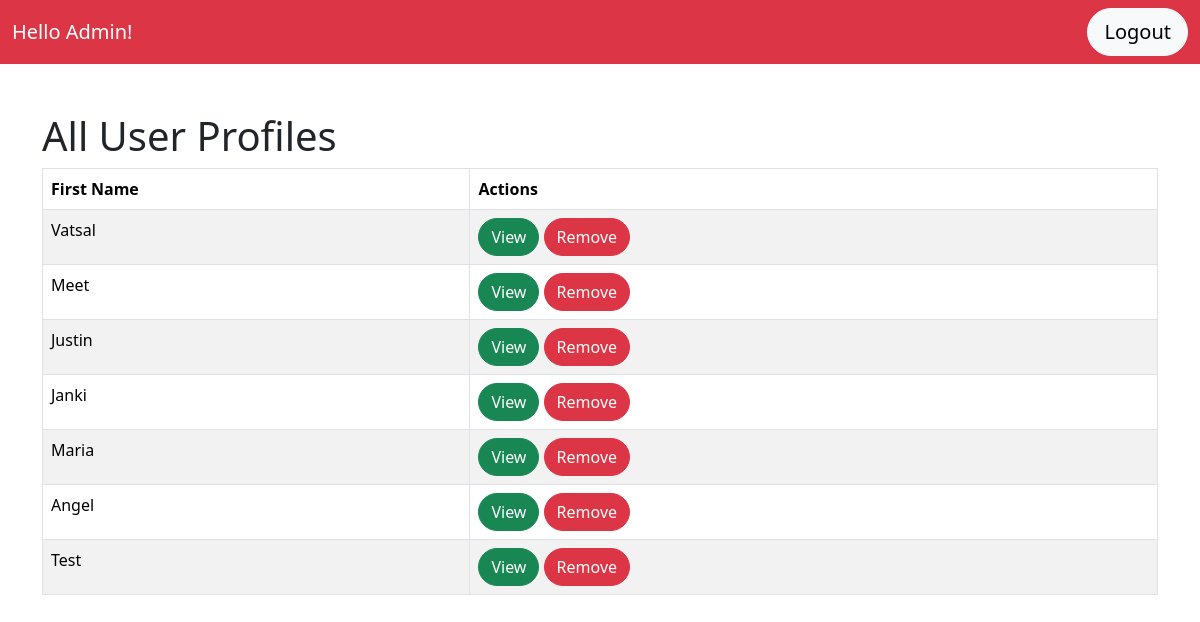
/admin.php, run on an earlier commit of the app's database.
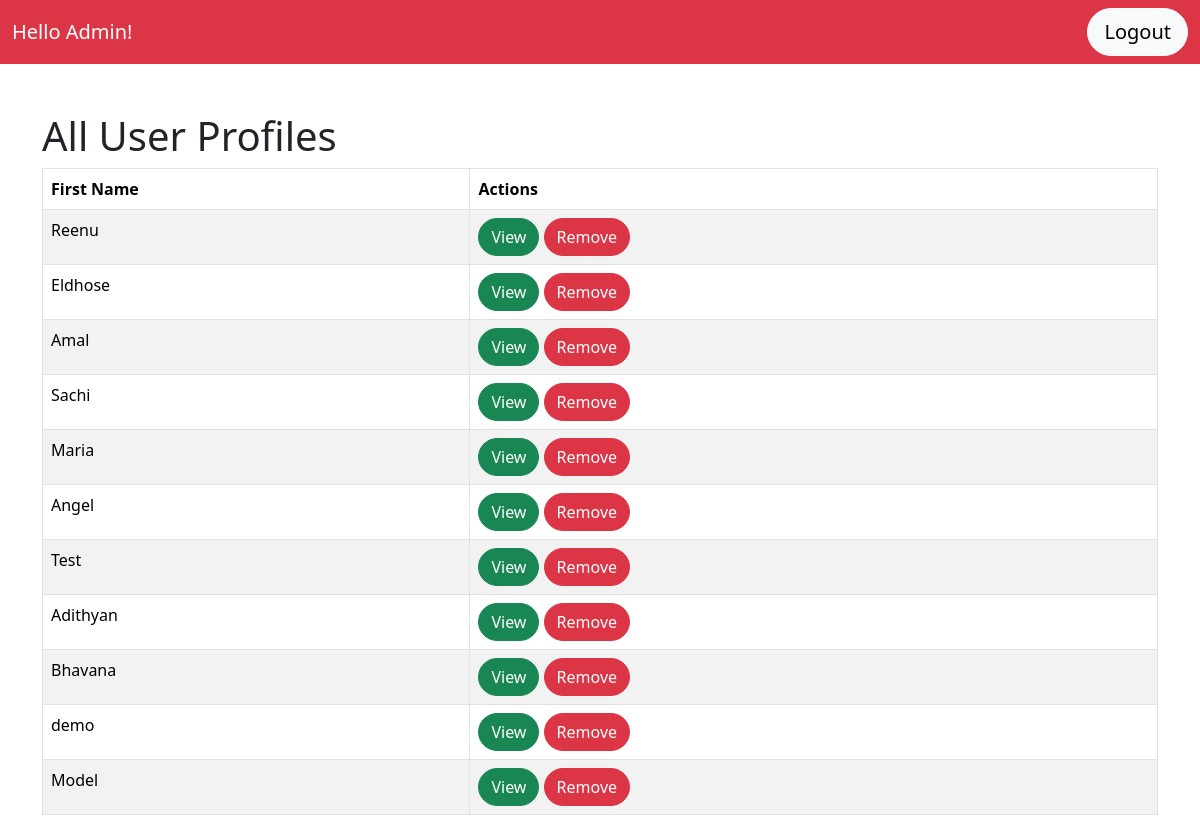
And on a later commit of the database.
### tables this page shows
CREATE TABLE IF NOT EXISTS `profile` (
  `id` int NOT NULL AUTO_INCREMENT,
  `email` varchar(500) NOT NULL,
  `password` varchar(500) NOT NULL,
  `firstName` varchar(50) NOT NULL,
  `lastName` varchar(50) NOT NULL,
  `city` varchar(50) NOT NULL,
  `bio` varchar(500) NOT NULL,
  `birthDate` date NOT NULL,
  `gender` varchar(50) NOT NULL,
  `hobby` varchar(255) NOT NULL,
  `Job` varchar(255) NOT NULL,
  `Disabled_stats` varchar(10) NOT NULL,
  `imgUrl` text NOT NULL,
  `receive_notification` tinyint(1) NOT NULL DEFAULT '0',
  `Disability` varchar(255) NOT NULL,
  `disabilitytype` varchar(100) NOT NULL,
  `user_role` text NOT NULL,
  `created_date` datetime NOT NULL DEFAULT CURRENT_TIMESTAMP,
  `modified_date` datetime DEFAULT NULL,
  PRIMARY KEY (`id`),
  UNIQUE KEY `email` (`email`)
);

### admin.php (the view, shortened to what this page needs)
<?php
$connection = getConnection();
$errors = [];
try {
    $queryForProfiles = "SELECT id, firstName, lastName FROM profile WHERE id != 999";
    $stmt = $connection->prepare($queryForProfiles);
    $stmt->execute();
    $profiles = $stmt->fetchAll(PDO::FETCH_ASSOC);
} catch (Exception $e) {
    $errors[] = "Error fetching profiles: " . $e->getMessage();
}
?>
<!DOCTYPE html>
<html lang="en">
<head>
    <link href="https://cdn.jsdelivr.net/npm/bootstrap@5.3.3/dist/css/bootstrap.min.css" rel="stylesheet">
</head>
<body>
    <header>
        <nav class="navbar navbar-dark bg-danger">
            <div class="container-fluid">
                <span class="navbar-brand mb-0 h1">Hello Admin!</span>
                <a href="./logout.php" class="btn btn-lg btn-light" style="border-radius: 30px;">Logout</a>
            </div>
        </nav>
    </header>
    <main class="container mt-5">
        <h1>All User Profiles</h1>
        <table class="table table-bordered table-hover table-striped">
            <thead class="thead-dark">
                <tr>
                    <th scope="col">First Name</th>
                    <th scope="col">Actions</th>
                </tr>
            </thead>
            <tbody>
                <?php if (count($profiles) > 0): ?>
                    <?php foreach ($profiles as $profile): ?>
                        <tr>
                            <td><?= htmlspecialchars($profile['firstName']) ?></td>
                            <td>
                                <a href="./full-profile.php?id=<?= $profile['id'] ?>"
                                   class="btn btn-success" style="border-radius: 30px;">View</a>
                                <a href="./admin.php?delete_id=<?= $profile['id'] ?>"
                                   class="btn btn-danger" style="border-radius: 30px;"
                                   onclick="return confirm('Are you sure you want to delete this profile?');">
                                   Remove
                                </a>
                            </td>
                        </tr>
                    <?php endforeach; ?>
                <?php else: ?>
                    <tr class="text-center">
                        <td colspan="2">No profiles found</td>
                    </tr>
                <?php endif; ?>
            </tbody>
        </table>
    </main>
</body>
</html>

What changed in the data, as far as the page shows it:
changed profile: firstName "Vatsal" → "Reenu"
changed profile: firstName "Meet" → "Eldhose"
changed profile: firstName "Justin" → "Amal"
changed profile: firstName "Janki" → "Sachi"
added profile: firstName "Adithyan"
added profile: firstName "Bhavana"
added profile: firstName "demo"
added profile: firstName "Model"
